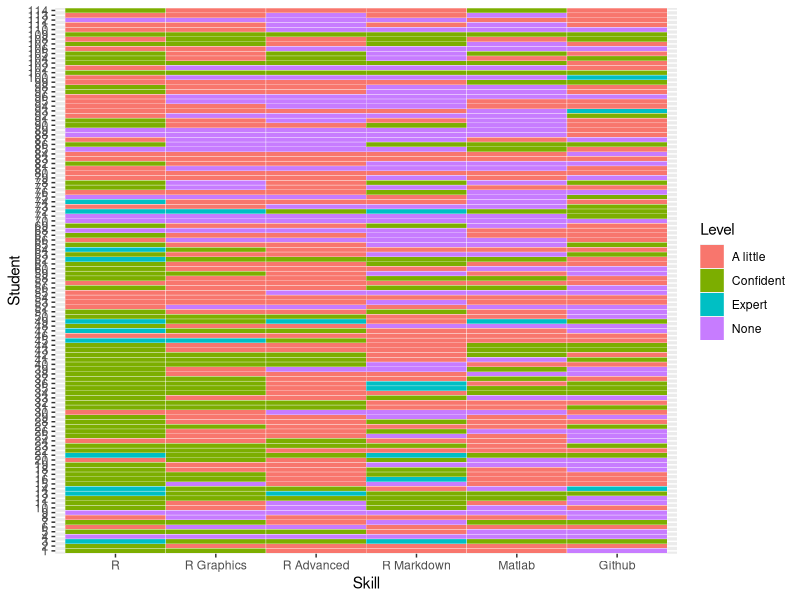
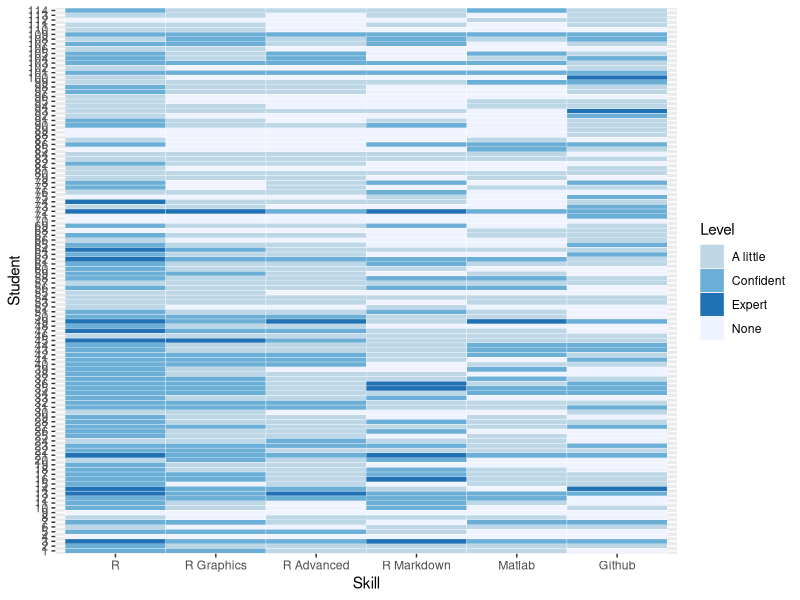

Here is the R script that generated these plots, in order:
# R code to make the heatmap graph:
library(ggplot2)
library(scales)
library(plyr)
library(reshape)

setwd("~/Google Drive/Data Science/Courses/Spring 2016/Exploratory Data Analysis and Visualization/Assignments/EDAV_Project_1/")
survey <- read.csv("./SurveyResponse_updated.csv")
#generate data set

progSurvey = cbind(survey$X,survey[,grep("Programming", colnames(survey))])
names(progSurvey) = c("x", "R", "R Graphics", "R Advanced", "R Markdown", "Matlab", "Github")
progSurvey$x <- with(progSurvey, reorder(x, R))
progSurvey.m = melt(progSurvey, id.vars = "x")
names(progSurvey.m) <- c("Student", "Skill", "Level")
(p <- ggplot(progSurvey.m, aes(Skill, Student)) +  geom_tile(aes(fill = Level), colour = "white"))
p + scale_fill_manual(values = c("None" = "#eff3ff", "A little" = "#bdd7e7", "Confident" = "#6baed6", "Expert" = "#2171b5"))
